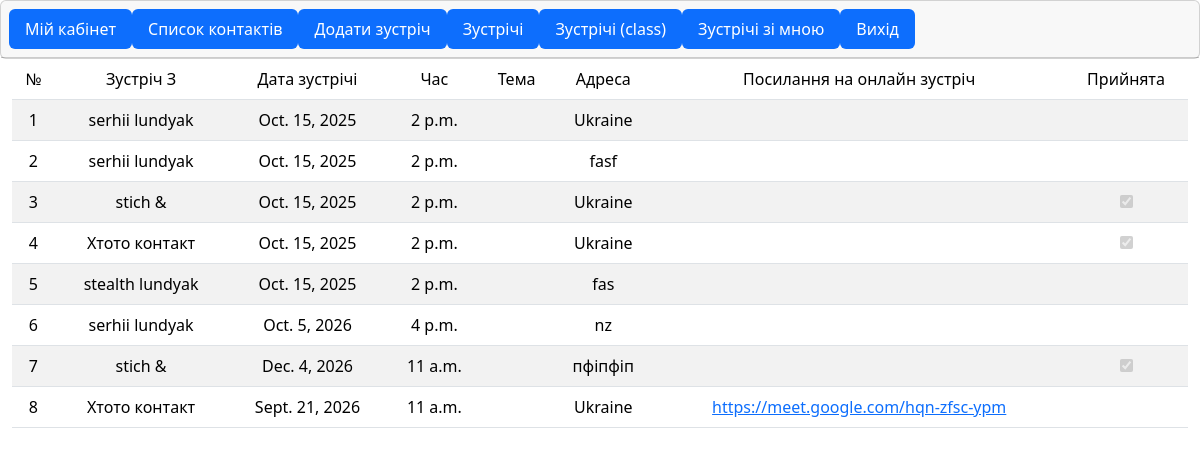
/planners/ (signed in), run on the app's committed database.
### MeetingPlanner/models.py (models this page shows, shortened)
class Planner(models.Model):
    user = models.ForeignKey("UserManager.MySuperUser", on_delete=models.CASCADE,)
    contact = models.ForeignKey("PhoneBook.Contact",on_delete=models.CASCADE)
    date = models.DateField()
    time = models.TimeField()
    title = models.CharField(max_length=500,null=True,blank=True,default=None)
    address = models.CharField(max_length=200,null=True,blank=True,default="Online")
    link = models.URLField(max_length=300,null=True,blank=True,default=True)
    accepted = models.BooleanField(default=None,null=True,blank=True)

### PhoneBook/models.py (models this page shows)
class Contact(models.Model):
    first_name = models.CharField(max_length=20)
    last_name = models.CharField(max_length=20)
    phone_number = models.CharField(max_length=15)
    email = models.EmailField(max_length=20,null=True,default=None)
    address=models.CharField(max_length=100,null=True,default=None)
    profile_picture = models.ImageField(null=True,blank=True,upload_to=".")
    user = models.ForeignKey("UserManager.MySuperUser",on_delete=models.CASCADE)
    def __str__(self):
        return f"{self.first_name} {self.last_name}"

### MeetingPlanner/views.py (the view)
# urls.py: path("",views.get_planners,name="planners"),
@require_GET
@login_required
def get_planners(request:HttpRequest):
    planners = Planner.objects.filter(user=request.user).all()
    return render(request,"planners.html",dict(planners=planners))

### MeetingPlanner/templates/planners.html (shortened to what this page needs)
{% extends "base.html" %}
{%block content%}
<table class="table table-striped table-hover">
    <thead>
        <tr>
            <td>№</td>
            <td>Зустріч З</td>
            <td>Дата зустрічі</td>
            <td>Час</td>
            <td>Тема</td>
            <td>Адреса</td>
            <td>Посилання на онлайн зустріч</td>
            <td>Прийнята</td>
        </tr>
    </thead>
    <tbody>{%for planner in planners%}
        <tr>
            <td>{{planner.id}}</td>
            <td>{{planner.contact}}</td>
            <td>{{planner.date}}</td>
            <td>{{planner.time}}</td>
            <td>{{planner.title}}</td>
            <td>{{planner.address}}</td>
            <td><a href = "{{planner.link}}">{{ planner.link }}</a></td>
            <td>
                {% if planner.accepted == False%}
                    <input type="checkbox" disabled>
                {% elif planner.accepted%}
                    <input type = "checkbox" disabled checked>
                {%endif%}
            </td>
        </tr>
    {%endfor%}
    </tbody>
{%endblock content%}

### data on the page
Planner: id "1", contact "serhii lundyak", date "Oct. 15, 2025", time "2 p.m.", address "Ukraine"
Planner: id "2", contact "serhii lundyak", date "Oct. 15, 2025", time "2 p.m.", address "fasf"
Planner: id "3", contact "stich &", date "Oct. 15, 2025", time "2 p.m.", address "Ukraine"
Planner: id "4", contact "Хтото контакт", date "Oct. 15, 2025", time "2 p.m.", address "Ukraine"
Planner: id "5", contact "stealth lundyak", date "Oct. 15, 2025", time "2 p.m.", address "fas"
Planner: id "6", contact "serhii lundyak", date "Oct. 5, 2026", time "4 p.m.", address "nz"
Planner: id "7", contact "stich &", date "Dec. 4, 2026", time "11 a.m.", address "пфіпфіп"
Planner: id "8", contact "Хтото контакт", date "Sept. 21, 2026", time "11 a.m.", address "Ukraine", link "https://meet.google.com/hqn-zfsc-ypm"
